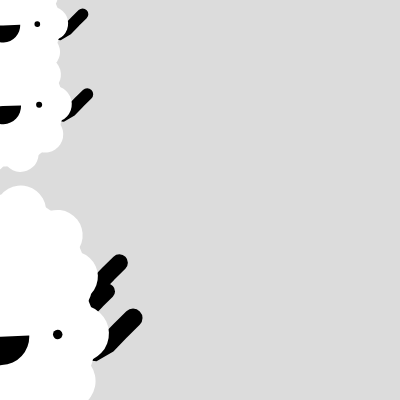
Frame 1 (no input)
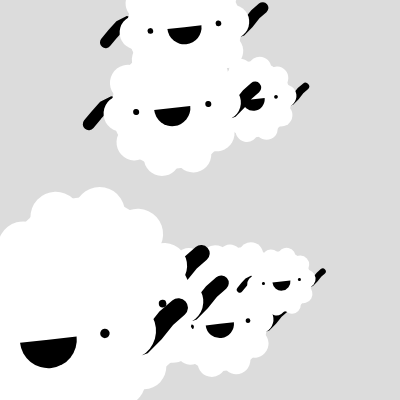
Frame 60 (no input)
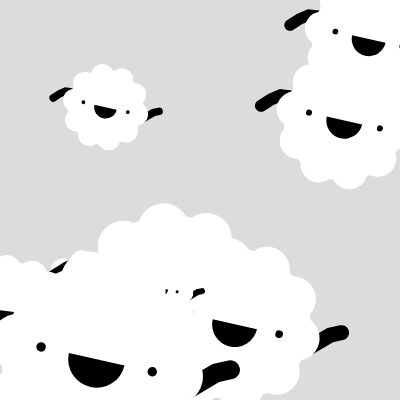
Frame 120 (the mouse pressed at the canvas centre since frame 60)

The p5.js sketch that drew these frames (run headless with seeded random() and noise() and a simulated clock; from frame 60 on, the mouse is pressed at the canvas centre):

// p5.js sketch
// ── sketch.js
let Cx=[];
let Cy=[];
let Cs=[];
let speedX=[];
let l = 10;
function setup() {
  createCanvas(400, 400);
  for(let i = 0; i < l; i ++){
    Cx[i] = 0;
  Cy[i] = random(height);
  Cs[i] = random(0.5,2);
  speedX[i] = map(Cs[i],0.5,2,5,0.5)
  }
  
}

function draw() {
  background(220);
  for(let i = 0; i < l;i++){
  Cx[i] += speedX[i];
  Cy[i] = Cy[i] + 10*Cs[i]*sin(frameCount*0.1);
  if(Cx[i] > width){
    Cx[i] = 0;
  }
  drawCloud(Cx[i], Cy[i], Cs[i]);
  }
  
  
}

function drawCloud(x, y, s) {
  push();
  translate(x, y);
//swing
  let angle = map(sin(frameCount * 0.05), -1, 1, PI / 4, -PI / 4)
  rotate(angle);
//size
  scale(s);
  drawArms();
  noStroke();
//body
  fill(255);
  circle(0, 0, 100);
//around body
  for (let angle = 0; angle < 2 * PI; angle += PI / 5) {
    push();
    rotate(angle);
    fill(255);
    circle(100 / 2 - 8, 0, 30);
    pop();
  }
  drawFace();
  pop();

}
function drawArms() {
  //arms
  beginShape();
  let lineLength2 = 70;
  noFill();
  for (let i = -lineLength2; i <= lineLength2; i += lineLength2 / 10) {
    strokeWeight(10);
    let v = 10 * sin(frameCount * 0.1 - i);
    vertex(i, v);
  }
  endShape();
}

function drawFace() {
  //face
  fill(0);
  circle(0 - 30, 0, 5);
  circle(0 + 30, 0, 5);
  arc(0, 0, 30, 30, 0, PI);
}
